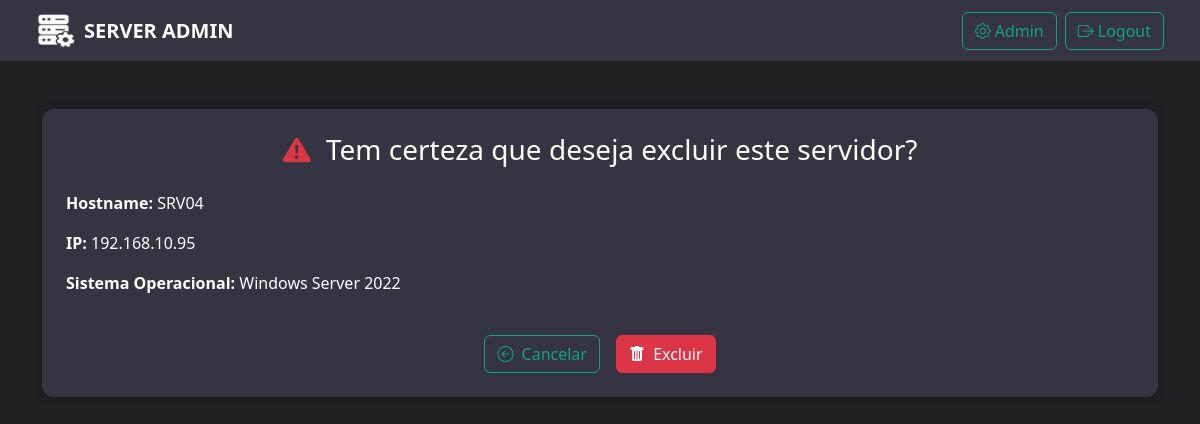
Screenshot of /deletar/27/ (signed in) with the database file from the repository.
### inventario/models.py (models this page shows, shortened)
class Servidor(models.Model):
    hostname = models.CharField(max_length=100)
    ip = models.GenericIPAddressField()
    sistema_operacional = models.CharField(max_length=100)
    localizacao = models.CharField(
        max_length=20,
        choices=[
            ('Lever', 'Lever'),
            ('Ramalde', 'Ramalde'),
            ('Gaia', 'Gaia')
        ]
    )
    backup = models.CharField(
        max_length=20,
        choices=[
            ('Baixo', 'Baixo'),
            ('Medio', 'Medio'),
            ('Alto', 'Alto'),
            ('Sem Backup', 'Sem Backup')
        ]
    )
    status = models.CharField(
        max_length=20,
        choices=[
            ('Ativo', 'Ativo'),
            ('A Fazer', 'A Fazer'),
            ('Lixo', 'Lixo')
        ]
    )
    update = models.CharField(
        max_length=20,
        choices=[
            ('CRIT', 'CRIT'),
            ('PROD', 'PROD'),
            ('HOMU', 'HOMU'),
            ('Sem Update', 'Sem Update')
        ]
    )
    data_inclusao = models.DateField(auto_now_add=True)
    observacoes = models.TextField(blank=True)

### inventario/views.py (the view)
# urls.py: path('deletar/<int:pk>/', DeletarServidor.as_view(), name='deletar_servidor'),
class DeletarServidor(LoginRequiredMixin, DeleteView):
    login_url = '/login/'
    model = Servidor
    template_name = 'inventario/confirmar_exclusao.html'
    success_url = reverse_lazy('lista_servidores')

### inventario/templates/inventario/confirmar_exclusao.html (shortened to what this page needs)
{% extends 'base.html' %}
{% block content %}
<div class="container mt-5">
    <div class="card p-4 text-center animate__animated animate__fadeIn">
        <h3 class="text-white mb-4">
            <i class="bi bi-exclamation-triangle-fill text-danger me-2"></i>
            Tem certeza que deseja excluir este servidor?
        </h3>
        <div class="mb-4 text-start text-white">
            <p><strong>Hostname:</strong> {{ object.hostname }}</p>
            <p><strong>IP:</strong> {{ object.ip }}</p>
            <p><strong>Sistema Operacional:</strong> {{ object.sistema_operacional }}</p>
        </div>
        <form method="post" class="d-flex justify-content-center gap-3">
            <a href="{% url 'lista_servidores' %}" class="btn btn-outline-light">
                <i class="bi bi-arrow-left-circle me-1"></i> Cancelar
            </a>
            <button type="submit" class="btn btn-danger">
                <i class="bi bi-trash-fill me-1"></i> Excluir
            </button>
        </form>
    </div>
</div>
{% endblock %}

### inventario/templates/base.html (style rules this page uses)
body { background-color: #202123; color: #e6e6e6; }
.card { background-color: #343541; border: none; border-radius: 12px; box-shadow: 0 0 10px rgba(0,0,0,0.2); }
.btn-outline-light { border-color: #10a37f; color: #10a37f; }
a { color: #10a37f; }

### rows the page displays
Servidor: hostname "SRV04", ip "192.168.10.95", sistema_operacional "Windows Server 2022"
